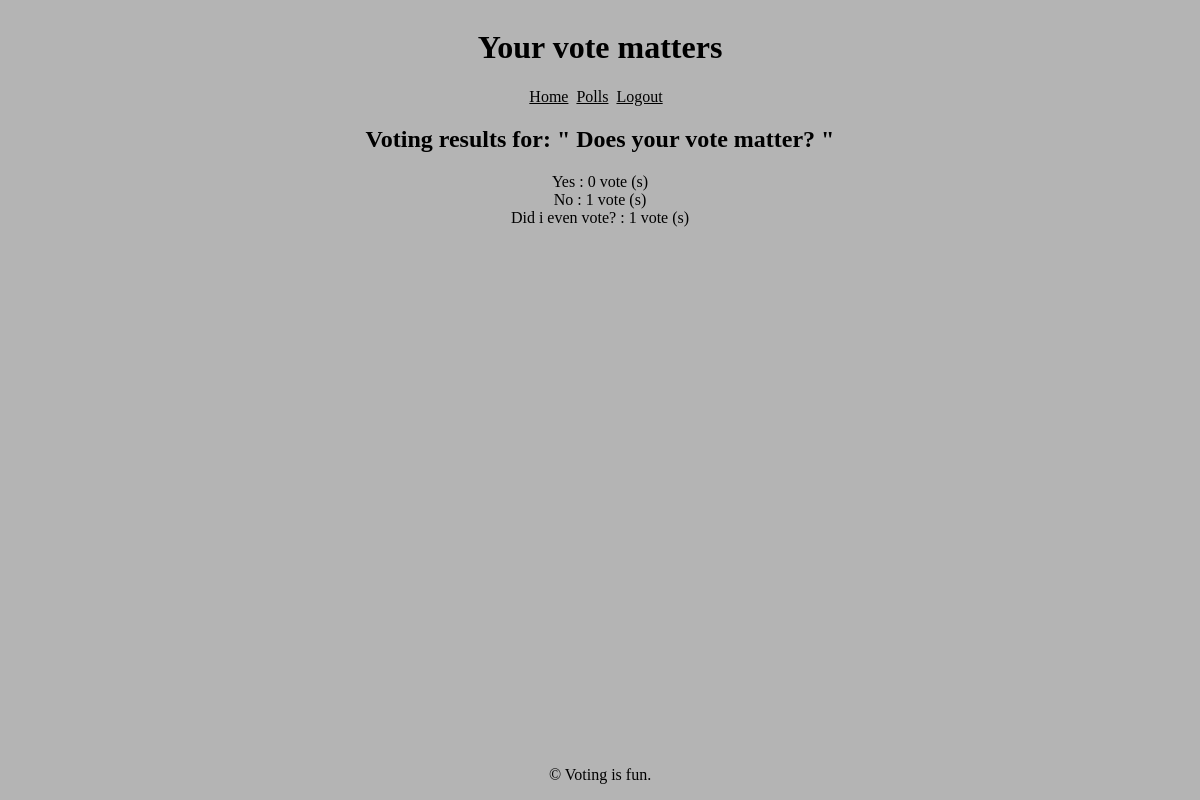
Page /results/8/ (signed in) on the committed database.
### polls/models.py (models this page shows, shortened)
class Poll(models.Model):
    question = models.CharField(max_length=255, blank=False, null=False)
    option_one = models.CharField(max_length=50)
    option_two = models.CharField(max_length=50)
    option_three = models.CharField(max_length=50)
    option_one_votes = models.IntegerField(default=0)
    option_two_votes = models.IntegerField(default=0)
    option_three_votes = models.IntegerField(default=0)
    user = models.ForeignKey(CustomUser, on_delete=models.CASCADE)

### polls/views.py (the view)
# urls.py: path('results/<poll_id>/', views.results_view, name='results'),
@csrf_protect
@login_required(login_url='login')
def results_view(request, poll_id):
    poll = Poll.objects.get(pk=poll_id)
    context =  {
        'poll': poll ,
    }
    return render(request, 'polls/results.html', context)

### polls/templates/polls/results.html (shortened to what this page needs)
{% extends "polls/base.html" %}
{% block content %}
<div class="results">
    <h2>Voting results for: " {{ poll.question }} "</h2>
    <div class="option">
        {{ poll.option_one }} :
        {{ poll.option_one_votes }}
        vote (s)
    </div>
    <div class="option">
        {{ poll.option_two }} :
        {{ poll.option_two_votes }}
        vote (s)
    </div>
    <div class="option">
        {{ poll.option_three }} :
        {{ poll.option_three_votes }}
        vote (s)
    </div>
</div>
{% endblock %}

### polls/static/base.css (style rules this page uses)
body { background-color: rgb(180, 180, 180); display: flex; flex-direction: column; }
.results { text-align: center; display: flex; flex-direction: column; }

### rows in the picture
Poll: question "Does your vote matter?", option_one "Yes", option_one_votes "0", option_two "No", option_two_votes "1", option_three "Did i even vote?", option_three_votes "1"
